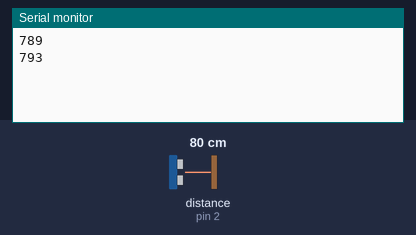
A sketch run on a simulated Arduino Uno, built with avr-gcc and run on an emulated ATmega328P. Parts: the last lines printed to the serial monitor. Wiring (inferred from the names in the program): ultrasonic range finder: trigger pin 3; echo pin 2. The test bench sets the inputs (shaded band); at power-on: distance to the obstacle (sensor on pin 2) 80 cm. The echo pulse lasts 58.3 µs per cm.

Above: at 1.8 s.
1.9 s: distance to the obstacle (sensor on pin 2) set to 2 cm
At 2.8 s:
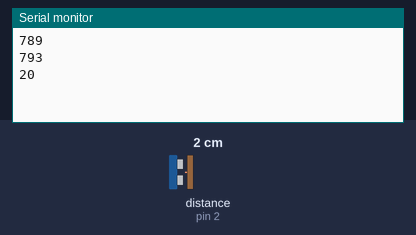
3.4 s: distance to the obstacle (sensor on pin 2) set to 4 cm
At 4.6 s:
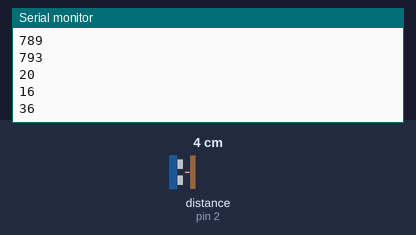
Timing chart, 0 to 6.4 s (numbered marks = the images above; inputs shaded):
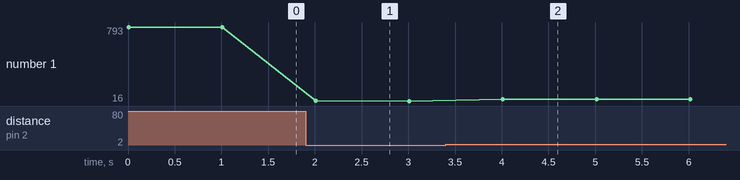

The sketch:

sensor.ino
```cpp
// Datasheet for Ultrasonic Ranging Module HC - SR04
// https://cdn.sparkfun.com/datasheets/Sensors/Proximity/HCSR04.pdf

int echoPin = 2;
int trigPin = 3;
int delay_us = 10; // <--- YOU HAVE TO FIND THE CORRECT VALUE FROM THE DATASHEET
long distance_mm = 0;
long duration_us;

void setup()  {
  // YOUR SETUP CODE GOES HERE
  // In this section you should initialize serial connection to Arduino
  // and set echoPin and trigPin to correct modes
  Serial.begin(9600);
  pinMode(echoPin, INPUT);
  pinMode(trigPin, OUTPUT);
}

void loop() {
  // To generate the ultrasound we need to
  // set the trigPin to HIGH state for correct ammount of µs.
  digitalWrite(trigPin, HIGH);
  delayMicroseconds(delay_us);
  digitalWrite(trigPin, LOW);

  // Read the pulse HIGH state on echo pin
  // the length of the pulse in microseconds
  duration_us = pulseIn(echoPin, HIGH);
  distance_mm = duration_us* 0.34/2;
  // YOU HAVE TO CALCULATE THE distance_mm BASED ON THE duration_us
  // FIND THE FORMULA FROM THE DATASHEET AND IMPLEMENT IT HERE

  Serial.println(distance_mm, DEC);

  delay(1000);
}
```

Measured:
- after the input at 1.9 s, the serial monitor: prints a new line after 0.11 s (image 1)
- after the input at 3.4 s, the serial monitor: prints a new line after 0.61 s (image 2)
- plotted number 1: 793 → 16 after the input at 1.9 s, 16 → 36 after the input at 3.4 s
